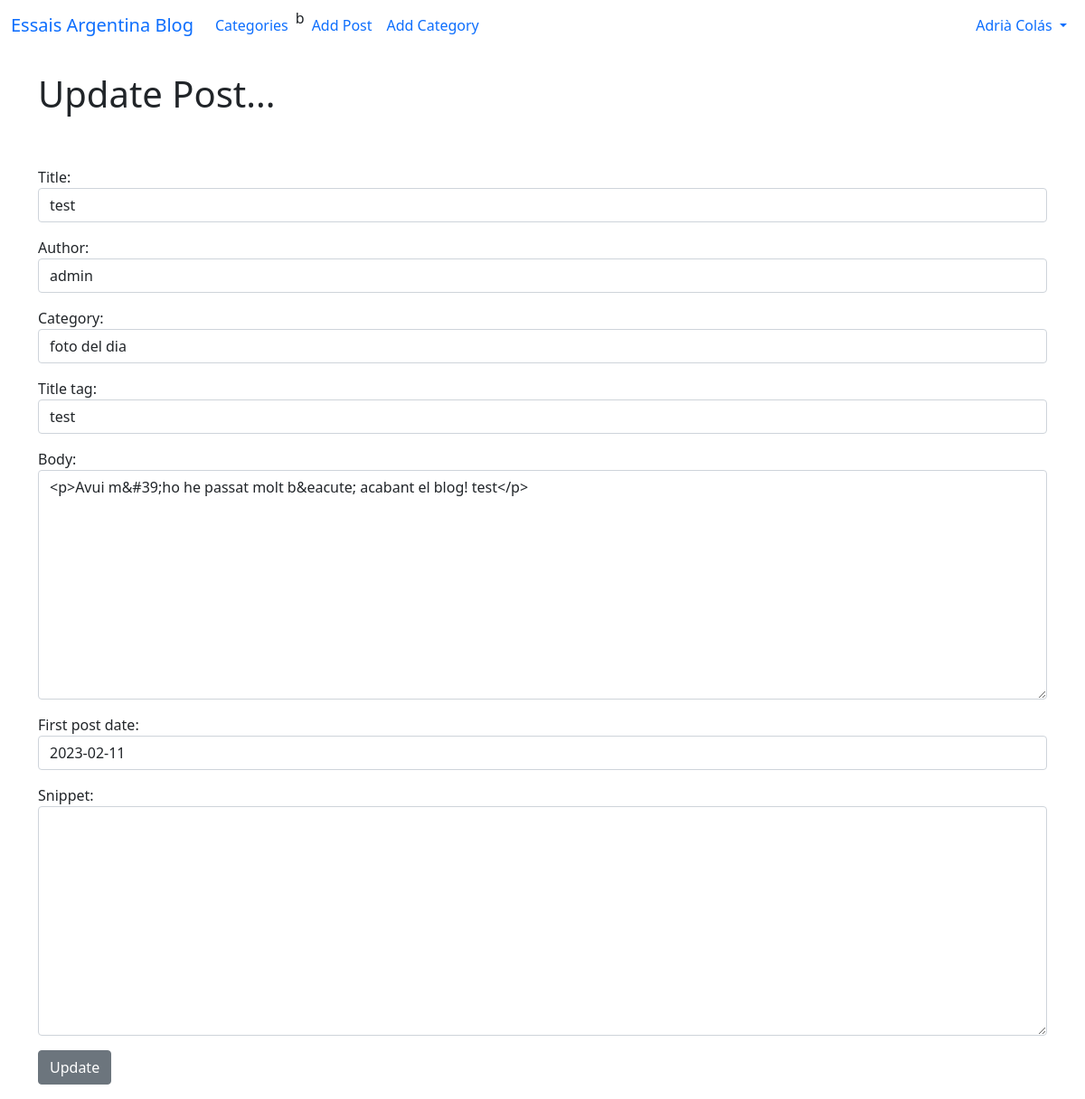
The app's page /article/edit/15 (signed in) with its own data.
### theblog/models.py (models this page shows, shortened)
class Post(models.Model):
    title = models.CharField(max_length=255)
    header_image = models.ImageField(null=True, blank=True, upload_to = "images/")
    title_tag = models.CharField(max_length=255)
    author = models.ForeignKey(User, on_delete=models.CASCADE)
    body = RichTextField(blank=True, null=True)
    post_date = models.DateField(auto_now_add=True)
    first_post_date = models.DateField(default = date.today())
    category = models.CharField(max_length= 255, default='uncategorized')
    snippet = models.CharField(max_length= 255)
    likes = models.ManyToManyField(User, related_name = 'blog_posts')

### theblog/views.py (the view)
# urls.py: path('article/edit/<int:pk>', UpdatePostView.as_view(), name="update_post"),
class UpdatePostView(UpdateView):
    model = Post
    form_class = EditForm
    template_name = 'update_post.html'

### theblog/forms.py
class EditForm(forms.ModelForm):
    class Meta:
        model = Post
        fields = ('title', 'author', 'category', 'title_tag', 'body', 'first_post_date', 'snippet')
        widgets = {
            'title': forms.TextInput(attrs={'class':'form-control', 'placeholder' : 'This is Title Placeholder stuff'}),
            'title_tag': forms.TextInput(attrs={'class': 'form-control'}),
            'author': forms.Select(attrs={'class': 'form-control'}),
            'category': forms.Select(choices=choice_list, attrs={'class': 'form-control'}),
            'body': forms.Textarea(attrs={'class': 'form-control'}),
            'first_post_date': forms.DateInput(attrs={'class': 'form-control'}),
            'snippet': forms.Textarea(attrs={'class': 'form-control'}),
        }

### theblog/templates/update_post.html (shortened to what this page needs)
{% extends 'base.html' %}
{% block content %}
{% if user.is_authenticated %}
    {% if user.id == post.author.id or user.id == 1 %}
        <h1>Update Post...</h1>
        <br/><br/>
        <div class="mb-3">
            <form method= "POST">
                {{ form.as_p }}
                <button class="btn btn-secondary">Update</button>
        </form>
        </div>
    {% else %}
        You are not allowed here!
    {% endif %}
{% else %}
You are not allowed here! (and you know it...)
{% endif %}
{% endblock %}

### theblog/templates/base.html (shortened to what this page needs)
<!doctype html>
<html lang="en">
  <head>
    <link href="https://cdn.jsdelivr.net/npm/bootstrap@5.0.2/dist/css/bootstrap.min.css" rel="stylesheet">
  </head>
  <body>
    <nav class="navbar navbar-expand-lg bg-body-tertiary">
  <div class="container-fluid">
    <a class="navbar-brand" href="{% url 'home' %}">Essais Argentina Blog</a>
    <div class="collapse navbar-collapse" id="navbarSupportedContent">
      <ul class="navbar-nav me-auto mb-2 mb-lg-0">
        {% if cat_menu %}
          <li class="nav-item dropdown">
            <a class="nav-link dropdown-toggle" href="#" role="button" data-bs-toggle="dropdown" aria-expanded="false">
              Categories
            </a>
            <ul class="dropdown-menu">
              {% for item in cat_menu %}
                <a class="dropdown-item" href="{% url 'category' item|slugify%}">  {{ item }}
                </a>
              {% endfor %}
            </ul>
          </li>
        {% else %}
        <li class="nav-item">
          <a class="nav-link" href="{% url 'category-list'%}">
            Categories</a>
        </li> b
        {% endif %}
        {% if user.is_authenticated %}
          <li class="nav-item">
            <a class="nav-link" href="{% url 'add_post'%}">Add Post</a>
          </li>
          <li class="nav-item">
            <a class="nav-link" href="{% url 'add_category'%}">Add Category</a>
          </li>
        {% endif %}
      </ul>
    </div>
{% if user.is_authenticated %}
        <ul class="navbar-nav ml-auto">
             <li class="nav-item dropdown">
          <a class="nav-link dropdown-toggle" href="#" id="navbarDropdownMenuLink" role="button" data-bs-toggle="dropdown" aria-expanded="false">
            {{ user.first_name }}
            {{ user.last_name }}
          </a>
        </li>
        </ul>
{% endif %}
  </div>
</nav>
    <br/>
    <div class = "container">
      {% block content %}
      {% endblock %}
    </div>
  </body>
</html>

### records on screen
Post: title "test", author "admin", category "foto del dia", title_tag "test", body "<p>Avui m&#39;ho he passat molt b&eacute; acabant el blog! test</p>", first_post_date "2023-02-11"

### other values on screen
{{ user.first_name }} "Adrià"
{{ user.last_name }} "Colás"
